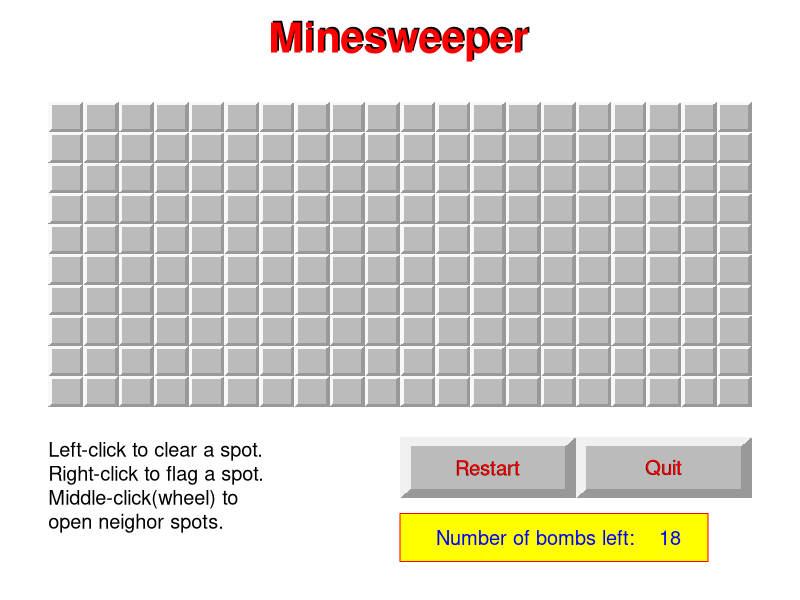

This figure's R source:
#set up height (ny) and width (nx) for grid 
#ny=12;
#nx=25;
#prob=0.89

mygame <- function(ny=12, nx=25, prob=0.80)
{
  
  
  
  #set the grid size & should be always kept 1 
  w=1;
  
  #dev.new(width=nx/2, height=ny/2)
  #win.graph(width=nx/3, height=(7+ny)/3)
  
  #create a temporary window to calculate the dot per inch
  #x11(10,10)
  dev.new(10, 10)
  
  wsize=dev.size('px');
  dpi=wsize[1]/10
  dev.off()
  #use dpi to create a window with a width of about 600 pixels
  
  sysName=Sys.info()['sysname']
  
  {
    if ( toupper(substr(sysName,1,3)) == 'LIN' )
      #x11(width=650/dpi, height=650/dpi/nx*(8+ny))
      dev.new(width=650/dpi, height=650/dpi/nx*(8+ny))
    else if ( toupper(substr(sysName,1,3)) == 'DAR')
      #quartz(width=650/dpi, height=650/dpi/nx*(8+ny))
      dev.new(width=650/dpi, height=650/dpi/nx*(8+ny))
    else
      #windows(width=650/dpi, height=650/dpi/nx*(8+ny))
      dev.new(width=650/dpi, height=650/dpi/nx*(8+ny))
  }
  
  
  # configure plotting area
  par(mar=c(1,1,1,1))
  plot(c(0,nx*w),c(0-5,(ny+2)*w),type='n',ann=FALSE , axes=FALSE)
  str_instruct='Left-click to clear a spot.\nRight-click to flag a spot.\nMiddle-click(wheel) to  \nopen neighor spots.'
  text(0,-4,str_instruct,font=1,adj=c(0,0),cex=1.2)
  #legend(0, -1,str_instruct,cex=1.2,text.col="blue", box.col="red",bg="yellow")   
  text(nx/2,(ny +2),'Minesweeper',font=2, cex=2.5)
  text(nx/2*0.995,(ny+2 )*0.995,'Minesweeper',font=2, cex=2.5,col='red')
  
  
  #prepare the curIrcle pattern for the bomb icon
  theta=seq(1,100)/100 *2*3.1415935;
  curIrclex=cos(theta);
  curIrcley=sin(theta);
  rm(theta)
  
  
  ###################################
  plotij<-function(i,j,col)
  {
    i=i-1;
    j=j-1;
    r=0.1*w;
    
    if (col=='close')
    {
      polygon(c(i*w +r ,i*w +r,(i+1)*w -r,(i+1)*w -r ), 
              c(ny*w-j*w - r,ny*w-(j+1)*w +r,ny*w-(j+1)*w +r ,ny*w-j*w -r),
              col='#BBBBBB',border=NA )    
      
      polygon(c(i*w ,i*w,i*w+r, i*w+r, (i+1)*w-r,(i+1)*w ), 
              c(ny*w-j*w ,ny*w-(j+1)*w, ny*w-(j+1)*w +r ,ny*w-j*w -r,ny*w-j*w -r,ny*w-j*w ),
              col='#F8F8F8',border=NA )   
      polygon(c(i*w ,(i+1)*w,(i+1)*w, (i+1)*w-r, (i+1)*w-r,i*w+r ), 
              c(ny*w-(j+1)*w ,ny*w-(j+1)*w, ny*w-j*w  ,ny*w-j*w-r, ny*w-(j+1)*w+r,ny*w-(j+1)*w +r),
              col='#999999',border=NA )   
      
      
    }
    else if (col=='open')
    {
      polygon(c(i*w  ,i*w ,(i+1)*w ,(i+1)*w  ), 
              c(ny*w-j*w ,ny*w-(j+1)*w ,ny*w-(j+1)*w  ,ny*w-j*w ),
              col='#BBBBBB',border='#777777' )    
      
      
    }
    else if (col=='bomb')
    {
      polygon(c(i*w  ,i*w ,(i+1)*w ,(i+1)*w  ), 
              c(ny*w-j*w ,ny*w-(j+1)*w ,ny*w-(j+1)*w  ,ny*w-j*w ),
              col='#BBBBBB',border='#777777' )    
      
      polygon( ((i+1)-0.5)*w  + curIrclex * w/4  , (ny-(j+1)+0.5)*w  + curIrcley * w/4, col='black')
      lines( c( ((i+1)-0.5)*w, ((i+1)-0.5)*w+w/3) , c( (ny-(j+1)+0.5)*w ,(ny-(j+1)+0.5)*w + w/3 ))
      lines( c( ((i+1)-0.5)*w+w/3, ((i+1)-0.5)*w+w/3 +w/12  ) , c( (ny-(j+1)+0.5)*w + w/3,(ny-(j+1)+0.5)*w + w/3 -w/12 ) )
    }
    else if (col=='curbomb')
    {
      polygon(c(i*w  ,i*w ,(i+1)*w ,(i+1)*w  ), 
              c(ny*w-j*w ,ny*w-(j+1)*w ,ny*w-(j+1)*w  ,ny*w-j*w ),
              col='#FF0000',border='#777777' )    
      polygon( ((i+1)-0.5)*w  + curIrclex * w/4  , (ny-(j+1)+0.5)*w  + curIrcley * w/4, col='black')
      lines( c( ((i+1)-0.5)*w, ((i+1)-0.5)*w+w/3) , c( (ny-(j+1)+0.5)*w ,(ny-(j+1)+0.5)*w + w/3 ))
      lines( c( ((i+1)-0.5)*w+w/3, ((i+1)-0.5)*w+w/3 +w/12 ) , c( (ny-(j+1)+0.5)*w + w/3,(ny-(j+1)+0.5)*w + w/3 -w/12 ) )
    }
    else if (col=='down')
    {
      polygon(c(i*w  ,i*w ,(i+1)*w ,(i+1)*w  ), 
              c(ny*w-j*w ,ny*w-(j+1)*w ,ny*w-(j+1)*w  ,ny*w-j*w ),
              col='#BBBBBB',border='#AAAAAA' )    
      
    }
    else if (col=='flag')
    {
      polygon(c(i*w +r ,i*w +r,(i+1)*w -r,(i+1)*w -r ), 
              c(ny*w-j*w - r,ny*w-(j+1)*w +r,ny*w-(j+1)*w +r ,ny*w-j*w -r),
              col='#BBBBBB',border=NA )    
      
      polygon(c(i*w ,i*w,i*w+r, i*w+r, (i+1)*w-r,(i+1)*w ), 
              c(ny*w-j*w ,ny*w-(j+1)*w, ny*w-(j+1)*w +r ,ny*w-j*w -r,ny*w-j*w -r,ny*w-j*w ),
              col='#F8F8F8',border=NA )   
      polygon(c(i*w ,(i+1)*w,(i+1)*w, (i+1)*w-r, (i+1)*w-r,i*w+r ), 
              c(ny*w-(j+1)*w ,ny*w-(j+1)*w, ny*w-j*w  ,ny*w-j*w-r, ny*w-(j+1)*w+r,ny*w-(j+1)*w +r),
              col='#999999',border=NA )   
      
      
      xc=(i+0.5)*w - w/6;
      yc=(ny-(j+1)+0.5)*w;
      a=w/2;
      b=w/9;
      c=w/4;
      polygon(c( xc  ,xc, xc+a, xc+a  ), 
              
              c( yc+b+c, yc+b,yc+b,yc+b+c ),
              col='#FF0000',border=NA )   
      
      d=w/4;
      lines( c( xc,xc ) , c(yc+b+c,yc-d) )
      e=w/3;
      yc=yc-d
      f=w/7;
      xc=(i+0.5)*w 
      polygon(c( xc-e  ,xc -e, xc+e, xc+e  ), 
              
              c( yc, yc-f,yc-f,yc ),
              col='#000000',border=NA )   
      
    }  
    
    
  }
  ####################################################################
  plotbutton <- function (xloc,yloc,w1,w2,r,str) {
    
    polygon(c(xloc +r ,xloc +r,xloc+w1 -r,xloc+w1 -r ), 
            c(yloc - r,yloc-w2 +r,yloc-w2 +r ,yloc -r),
            col='#BBBBBB',border=NA )
    polygon(c(xloc ,xloc,xloc+r, xloc+r, xloc+w1-r,xloc+w1 ), 
            c(yloc ,yloc-w2, yloc-w2 +r ,yloc  -r,yloc  -r,yloc  ),
            col='#F0F0F0',border=NA )   
    polygon(c(xloc ,xloc+w1,xloc+w1, xloc+w1-r, xloc+w1-r,xloc+r ), 
            c(yloc-w2 ,yloc-w2, yloc  ,yloc -r, yloc-w2+r,yloc-w2 +r),
            col='#999999',border=NA )  
    text(xloc+w1/2-0.01,yloc-w2/2-0.01,str,font=1,cex=1.2,col='#000000')
    text(xloc+w1/2,yloc-w2/2,str,font=1,cex=1.2,col='#FF0000')
  }
  ######################################################################
  ###################################################################
  
  #Initialize variables to store status of the grid 
  img=matrix(as.numeric(runif(nx*ny) > prob ),nrow=ny);
  num=img*0;   # the number of bombs in 3x3 window
  #couting the number of bomb for each spot 
  for (i in 1:ny)
    for (j in 1:nx)
    { num[i,j]= sum( img[ max((i-1),1):min((i+1),ny)      ,  max((j-1),1):min((j+1),nx)     ]) }
  
  left=img*0;  # status indicating whetehr a spot is cleared or not 
  right=img*0; # status indicating whether a spot is flagged or not 
  process0=img*0; # status indicating whether a spot is cleared or not when wheel-clicking
  taskFailure=0;
  taskFinished=0;
  
  
  for (i in 1:nx)
    for (j in 1:ny)
      plotij(i,j, 'close' )  
  
  
  curI=0;
  curJ=0;
  curButton=0;
  
  clickRestart=FALSE;
  clickQuit=FALSE
  bnum=paste('Number of bombs left: ', formatC(sum(img)-sum(right),format='d',digits=3),'  '  ) ;
  legend(nx/2, -3.5,bnum,cex=1.2,text.col="blue", box.col="red",bg="yellow")   
  ########################################################################
  w1=5;
  w2=2;
  r=0.3
  plotbutton(nx*3/4,-1,w1,w2,r,'Quit')
  plotbutton(nx*2/4,-1,w1,w2,r,'Restart')
  ##################################################################
  mousedown <-function(button,x,y){
    
    x=grconvertX(x, "ndc", "user")
    y=grconvertY(y, "ndc", "user")
    cat("Buttons ", paste(button, collapse=" "), " at ", x, y, "\n")  
    ##points(x, y)  
    
    if ( !(x < (nx*w) & x > 0 & y < (ny*w) & y > 0 ) )    {
      
      
      x0=nx/2
      y0=-1
      w1=5;
      w2=2;
      r=0.3
      #hit the restart button
      if ( x > (x0+r) & x < (x0+w1-r) & y < (y0-r) & y > (y0-w2+r)  )
      {           
        clickRestart<<-TRUE
        xloc=x0
        yloc=y0            
        polygon(c(xloc +r ,xloc +r,xloc+w1 -r,xloc+w1 -r ), 
                c(yloc - r,yloc-w2 +r,yloc-w2 +r ,yloc -r),
                col='#AA9999',border=NA )
        text(xloc+w1/2-0.01,yloc-w2/2-0.01,'Restart',font=1,cex=.7,col='#000000')
        text(xloc+w1/2,yloc-w2/2,'Restart',font=1,cex=.7,col='#FF0000')
        
      }
      
      
      x0=nx*3/4
      y0=-1
      w1=5;
      w2=2;
      r=0.3
      #hit the quit button
      if ( x > (x0+r) & x < (x0+w1-r) & y < (y0-r) & y > (y0-w2+r)  )
      {
        clickQuit<<-TRUE
        xloc=x0
        yloc=y0            
        polygon(c(xloc +r ,xloc +r,xloc+w1 -r,xloc+w1 -r ), 
                c(yloc - r,yloc-w2 +r,yloc-w2 +r ,yloc -r),
                col='#AA9999',border=NA )
        text(xloc+w1/2-0.01,yloc-w2/2-0.01,'Quit',font=1,cex=.7,col='#000000')
        text(xloc+w1/2,yloc-w2/2,'Quit',font=1,cex=.7,col='#FF0000')
        
      }
      
      
      
      return(NULL)
    }
    
    if (taskFailure ==1 | taskFinished==1)     		{return(NULL)}
    
    
    curI<<- ceiling(x/w);
    curJ<<- ceiling((ny*w-y)/w);
    curButton<<-button;
    if (left[curJ,curI] == 0 & button[1] !=1)
    { 
      plotij(curI,curJ,'down')
    }
    
    return(NULL)
  }
  #$#$$$$$$$$$$$$$$$$$$$$$$$$$$################
  mouseup <-function(button,x,y){
    
    x=grconvertX(x, "ndc", "user")
    y=grconvertY(y, "ndc", "user")
    button=curButton;
    cat("Buttons ", paste(button, collapse=" "), " at ", x, y, "\n")
    
    ##points(x, y)
    
    #if the Restart button has been clicked
    if (clickRestart)
    {
      #reset the clickResart status variable
      clickRestart<<-FALSE
      
      #Initialize variables to store status of the grid 
      img<<-matrix(as.numeric(runif(nx*ny) > prob ),nrow=ny);
      num<<-img*0;   # the number of bombs in 3x3 window
      #couting the number of bomb for each spot 
      for (i in 1:ny)
        for (j in 1:nx)
        { num[i,j]<<- sum( img[ max((i-1),1):min((i+1),ny)      ,  max((j-1),1):min((j+1),nx)     ]) }
      
      left<<-img*0;  # status indicating whetehr a spot is cleared or not 
      right<<-img*0; # status indicating whether a spot is flagged or not 
      process0<<-img*0; # status indicating whether a spot is cleared or not when wheel-clicking
      taskFailure<<-0;
      taskFinished<<-0;
      
      
      for (i in 1:nx)
        for (j in 1:ny)
          plotij(i,j, 'close' )  
      
      
      curI<<-0;
      curJ<<-0;
      curButton<<-0;
      
      w1=5;
      w2=2;
      r=0.3
      plotbutton(nx*3/4,-1,w1,w2,r,'Quit')
      plotbutton(nx*2/4,-1,w1,w2,r,'Restart')
      
      bnum=paste('Number of bombs left: ', formatC(sum(img)-sum(right),format='d',digits=3),'  '  ) ;
      legend(nx/2, -3.5,bnum,cex=1.2,text.col="blue", box.col="red",bg="yellow")   
      
      return(NULL)
    }
    
    if (clickQuit)
    {
      dev.off()
    }
    
    
    #if click the region out of spot canvas
    if ( !(x < (nx*w) & x > 0 & y < (ny*w) & y > 0 ) )  
    {      
      return(NULL)
    }
    
    if (taskFailure ==1 | taskFinished==1) {return(NULL)}
    
    
    i= ceiling(x/w);
    j= ceiling((ny*w-y)/w);
    
    if (i!=curI |j !=curJ ){
      cat('bbbb\n')
      if (left[curJ,curI] ==0)
      { 
        
        plotij(curI,curJ,'close')
        if (right[curJ,curI] ==0)
        {plotij(curI,curJ,'close')}
        else if (right[curJ,curI] ==1)
        {plotij(curI,curJ,'flag')}
        
      }
      return(NULL)
    }
    
    if (button[1]==0) {
      #####################
      if (right[j,i]==1 ) {
        plotij(i,j,'flag')
        return(NULL)}
      
      if ( left[j,i]==0 ) { # a never-touched grid
        if (img[j,i]==0)  # a safe try
        {
          plotij(i,j,'open'); plottext(i,j)
          left[j,i]<<-1;
          
          if (num[j,i] ==0) 
          {process0[j,i]<<-1;
          hitzero(i,j)}
          
        }
        else # a bad try
        {
          idx=which(img==1);
          rowlist= row(img)[idx];
          collist= col(img)[idx];
          for ( n in 1:length(idx) )
          {      cat('aa ', rowlist[n],collist[n], '\n')
            plotij(collist[n],rowlist[n],'bomb')
          }
          plotij(i,j,'curbomb')
          taskFailure<<-1;
          
          text(nx/2,ny/2.,'Game over!',font=2,cex=3.5)
          text(nx/2*0.99,ny/2*0.99,'Game over!',font=2,cex=3.5,col='#FF0000')
          
          
          
        }
      }
      #####################    
    }
    else if (button[1]==2)
    {
      
      if (left[j,i]==0) # not revealed yet
      {
        if (right[j,i]==0) # not flaged yet
        {
          plotij(i,j,'flag')
          right[j,i]<<-1;
          ###GAME Passed
          if( all(img==right))
          {
            taskFinished<<-1;
            text(nx/2,ny/2.,'Congratulations! \n You win!',font=2,cex=3.5)
            text(nx/2*0.99,ny/2*0.99,'Congratulations! \n You win!',font=2,cex=3.5,col='#FF0000')
          }
          
          bnum=paste('Number of bombs left: ', formatC(sum(img)-sum(right),format='d',digits=3),'  '  ) ;
          #text(nx/1.5,-3, '                                     ',font=2,cex=1.5,col='#FF0000')
          #text(nx/1.5,-3, bnum,font=2,cex=1.5,col='#FF0000')
          legend(nx/2, -3.5,bnum,cex=1.2,text.col="blue", box.col="red",bg="yellow")   
        }
        else # already flaged
        {
          
          plotij(i,j,'close')
          right[j,i]<<-0;
          
          bnum=paste('Number of bombs left: ', formatC(sum(img)-sum(right),format='d',digits=3),'  '  ) ;
          #text(nx/1.5,-3, '                                     ',font=2,cex=1.5,col='#FF0000')
          #text(nx/1.5,-3, bnum,font=2,cex=1.5,col='#FF0000')
          legend(nx/2, -3.5,bnum,cex=1.2,text.col="blue", box.col="red",bg="yellow")    
          
        }
        
        
      }
      
    }
    else if (button[1]==1)
    {
      
      
      if (left[j,i]==1) #  revealed yet
      {
        
        hitflag(i,j)
      }
      
      
    }
    
    return(NULL)
  }
  #########################################
  plottext<-function (i,j){
    if (num[j,i] > 0)
    {
      idx=num[j,i];
      idx=min(3,idx);
      col=c('blue','green','red')
      text( (i-0.5)*w ,(ny-j+0.5)*w, toString(num[j,i]),col=col[idx], font=2 )
    }
  }
  ####################################
  hitzero <- function (i,j){    
    for(M in -1:1)
    {
      for (N in -1:1){
        
        curJ=(j+M);
        curI=(i+N);
        if (M ==0 & N==0) {next}
        if (curJ < 1 | curJ > ny | curI <1 | curI > nx) {next}
        
        if (right[curJ,curI] ==0)
        {
          plotij(curI,curJ,'open') ; plottext(curI,curJ)       
          left[curJ,curI]<<-1;       
        }
        
        if (num[curJ,curI]==0 &  process0[curJ,curI]==0)         
        {process0[curJ,curI]<<-1;
        hitzero(curI,curJ)}
        
      }
      
    }   
    
  }
  ###############################################
  hitflag <- function (i,j){    
    imgsub=img[ max(j-1,1):min(j+1,ny) ,  max(i-1,1):min(i+1,nx)        ]
    rightsub=right[ max(j-1,1):min(j+1,ny) ,  max(i-1,1):min(i+1,nx)        ]
    if (all(imgsub==rightsub) & max(imgsub) == 1)
    {
      for(M in -1:1)
      {
        for (N in -1:1){
          
          curJ=(j+M);
          curI=(i+N);
          if (M ==0 & N==0) {next}
          if (curJ < 1 | curJ > ny | curI <1 | curI > nx) {next}
          
          if (right[curJ,curI] == 0)
          {
            plotij(curI,curJ,'open') ; plottext(curI,curJ)       
            left[curJ,curI]<<-1;       
          }
        }
        
      }
      
    }
  }
  
  getGraphicsEvent("Click on upper right to quit",
                   onMouseDown = mousedown,
                   onMouseUp= mouseup,
  )
}
X11(type = "Xlib")
mygame(10,20,0.9)
